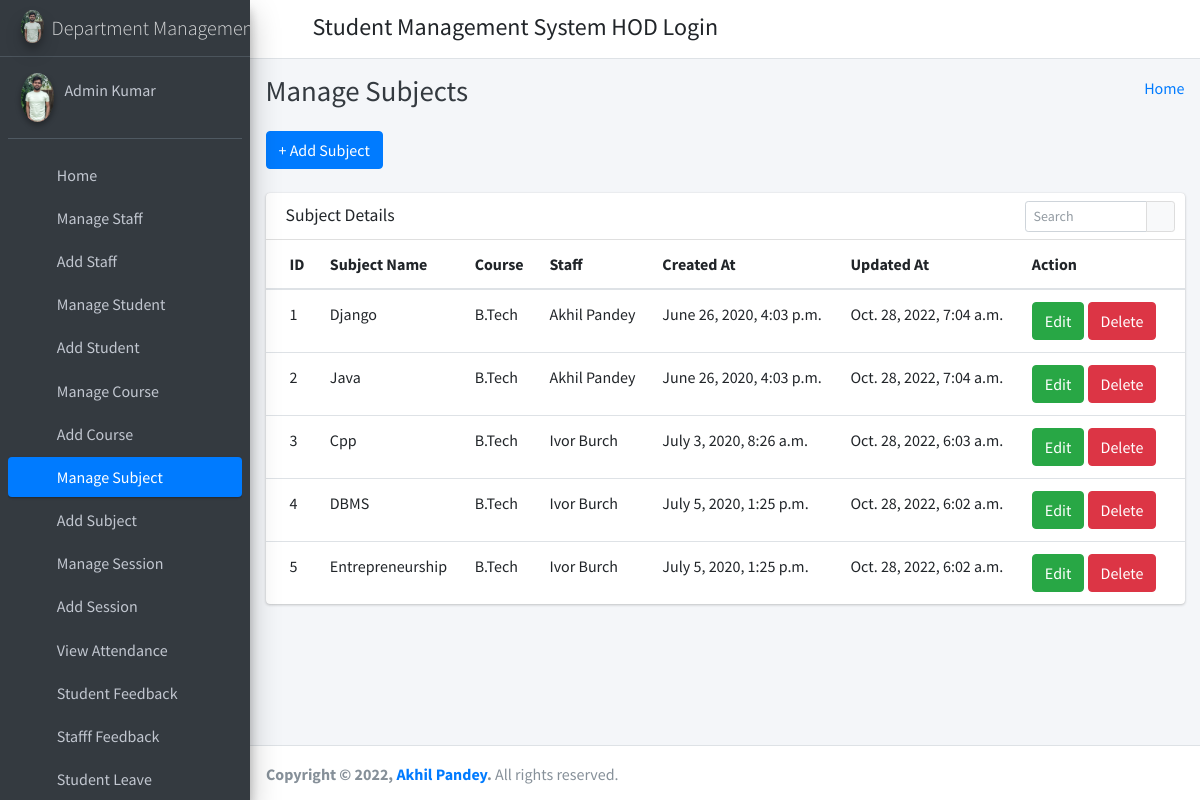
Screenshot of /manage_subject/ (signed in) with the database file from the repository.
### student_management_app/models.py (models this page shows)
class CustomUser(AbstractUser):
    user_type_data = ((1, "HOD"), (2, "Staff"), (3, "Student"))
    user_type = models.CharField(default=1, choices=user_type_data, max_length=10)

class Subjects(models.Model):
    id =models.AutoField(primary_key=True)
    subject_name = models.CharField(max_length=255)
    course_id = models.ForeignKey(Courses, on_delete=models.CASCADE, default=1) #need to give defauult course
    staff_id = models.ForeignKey(CustomUser, on_delete=models.CASCADE)
    created_at = models.DateTimeField(auto_now_add=True)
    updated_at = models.DateTimeField(auto_now=True)
    objects = models.Manager()

class Courses(models.Model):
    id = models.AutoField(primary_key=True)
    course_name = models.CharField(max_length=255)
    created_at = models.DateTimeField(auto_now_add=True)
    updated_at = models.DateTimeField(auto_now=True)
    objects = models.Manager()

### student_management_app/HodViews.py (the view)
# urls.py: path('manage_subject/', HodViews.manage_subject, name="manage_subject"),
def manage_subject(request):
    subjects = Subjects.objects.all()
    context = {
        "subjects": subjects
    }
    return render(request, 'hod_template/manage_subject_template.html', context)

### student_management_app/LoginCheckMiddleWare.py (called while the page is built, shortened)
    def process_view(self, request, view_func, view_args, view_kwargs):
        modulename = view_func.__module__
        user = request.user
        if user.is_authenticated:
            if user.user_type == "1":
                if modulename == "student_management_app.HodViews":
                    pass
                elif modulename == "student_management_app.views" or modulename == "django.views.static":
                    pass
                else:
                    return redirect("admin_home")
            else:
                return redirect("login")
        else:
            if request.path == reverse("login") or request.path == reverse("doLogin"):
                pass
            else:
                return redirect("login")

### student_management_app/templates/hod_template/manage_subject_template.html (shortened to what this page needs)
{% extends 'hod_template/base_template.html' %}
{% block page_title %}
    Manage Subjects
{% endblock page_title %}
{% block main_content %}
{% load static %}
<section class="content">
        <div class="container-fluid">
            <a class="btn btn-primary" href="{% url 'add_subject' %}" role="button">+ Add Subject</a> <br/>&nbsp;
            <div class="row">
                <div class="col-md-12">
                    <div class="card">
                        <div class="card-header">
                            <h3 class="card-title">Subject Details</h3>
                            <div class="card-tools">
                            <div class="input-group input-group-sm" style="width: 150px;">
                                <input type="text" name="table_search" class="form-control float-right" placeholder="Search">
                                <div class="input-group-append">
                                <button type="submit" class="btn btn-default"><i class="fas fa-search"></i></button>
                                </div>
                            </div>
                            </div>
                        </div>
                        <div class="card-body table-responsive p-0">
                            <table class="table table-hover text-nowrap">
                            <thead>
                                <tr>
                                <th>ID</th>
                                <th>Subject Name</th>
                                <th>Course</th>
                                <th>Staff</th>
                                <th>Created At</th>
                                <th>Updated At</th>
                                <th>Action</th>
                                </tr>
                            </thead>
                            <tbody>
                                {% for subject in subjects %}
                                <tr>
                                <td>{{ subject.id }}</td>
                                <td>{{ subject.subject_name }}</td>
                                <td>{{ subject.course_id.course_name }}</td>
                                <td>{{ subject.staff_id.first_name }} {{ subject.staff_id.last_name }}</td>
                                <td>{{ subject.created_at }}</td>
                                <td>{{ subject.updated_at }}</td>
                                <td>
                                    <a href="{% url 'edit_subject' subject.id %}" class="btn btn-success">Edit</a>
                                    <a href="{% url 'delete_subject' subject.id %}" class="btn btn-danger">Delete</a>
                                </td>
                                </tr>
                                {% endfor %}
                            </tbody>
                            </table>
                        </div>
                        </div>
                </div>
            </div>
        </div>
      </section>
  {% endblock main_content %}

### student_management_app/templates/hod_template/sidebar_template.html (shortened to what this page needs)
{% load static %}
<aside class="main-sidebar sidebar-dark-primary elevation-4">
      <a href="{% url 'admin_home' %}" class="brand-link">
        <img src="{% static 'dist/img/hero.jpg' %}" alt="AdminLTE Logo" class="brand-image img-circle elevation-3"
            style="opacity: .8">
        <span class="brand-text font-weight-light">Department Management</span>
      </a>
      <div class="sidebar">
        <div class="user-panel mt-3 pb-3 mb-3 d-flex">
          <div class="image">
            <img src="{% static 'dist/img/hero.jpg' %}" class="img-circle elevation-2" alt="User Image">
          </div>
          <div class="info">
            <a href="{% url 'admin_profile' %}" class="d-block">{{ user.first_name }} {{ user.last_name }}</a>
          </div>
        </div>
        <nav class="mt-2">
          <ul class="nav nav-pills nav-sidebar flex-column" data-widget="treeview" role="menu" data-accordion="false">
            <li class="nav-item">
              {% url 'admin_home' as admin_home %}
              <a href="{{ admin_home }}" class="nav-link {% if request.path == admin_home %} active {% endif %}">
                <i class="nav-icon fas fa-tachometer-alt"></i>
                <p>
                  Home
                </p>
              </a>
            </li>
            <li class="nav-item">
              {% url 'manage_staff' as manage_staff %}
              {% url 'edit_staff' staff_id=id as edit_staff %}
              <a href="{{ manage_staff }}" class="nav-link {% if request.path == manage_staff %} active {% endif %} {% if request.path == edit_staff %} active {% endif %}">
                <i class="nav-icon fas fa-chalkboard-teacher"></i>
                <p>
                  Manage Staff
                </p>
              </a>
            </li>
            <li class="nav-item">
              {% url 'add_staff' as add_staff %}
              <a href="{{ add_staff }}" class="nav-link {% if request.path == add_staff %} active {% endif %}">
                <i class="nav-icon fas fa-th"></i>
                <p>
                  Add Staff
                </p>
              </a>
            </li>
            <li class="nav-item">
              {% url 'manage_student' as manage_student %}
              {% url 'edit_student' student_id=id as edit_student %}
              <a href="{{ manage_student }}" class="nav-link {% if request.path == manage_student %} active {% endif %} {% if request.path == edit_student %} active {% endif %}">
                <i class="nav-icon fas fa-user-graduate"></i>
                <p>
                  Manage Student
                </p>
              </a>
            </li>
            <li class="nav-item">
              {% url 'add_student' as add_student %}
              <a href="{{ add_student }}" class="nav-link {% if request.path == add_student %} active {% endif %}">
                <i class="nav-icon fas fa-th"></i>
                <p>
                  Add Student
                </p>
              </a>
            </li>
            <li class="nav-item">
              {% url 'manage_course' as manage_course %}
              {% url 'edit_course' course_id=id as edit_course %}
              <a href="{{ manage_course }}" class="nav-link {% if request.path == manage_course %} active {% endif %} {% if request.path == edit_course %} active {% endif %}">
                <i class="nav-icon fas fa-chalkboard"></i>
                <p>
                  Manage Course
                </p>
              </a>
            </li>
            <li class="nav-item">
            {% url 'add_course' as add_course %}
              <a href="{{ add_course }}" class="nav-link {% if request.path == add_course %} active {% endif %}">
                <i class="nav-icon fas fa-th"></i>
                <p>
                  Add Course
                </p>
              </a>
            </li>
            <li class="nav-item">
              {% url 'manage_subject' as manage_subject %}
              {% url 'edit_subject' subject_id=id as edit_subject %}
              <a href="{{ manage_subject }}" class="nav-link {% if request.path == manage_subject %} active {% endif %} {% if request.path == edit_subject %} active {% endif %}">
                <i class="nav-icon fas fa-book"></i>
                <p>
                  Manage Subject
                </p>
              </a>
            </li>
            <li class="nav-item">
              {% url 'add_subject' as add_subject %}
              <a href="{{ add_subject }}" class="nav-link {% if request.path == add_subject %} active {% endif %}">
                <i class="nav-icon fas fa-th"></i>
                <p>
                  Add Subject
                </p>
              </a>
            </li>
            <li class="nav-item">
              {% url 'manage_session' as manage_session %}
              {% url 'edit_session' session_id=id as edit_session %}
              <a href="{{ manage_session }}" class="nav-link {% if request.path == manage_session %} active {% endif %} {% if request.path == edit_session %} active {% endif %}">
                <i class="nav-icon fas fa-graduation-cap"></i>
                <p>
                  Manage Session
                </p>
              </a>
            </li>
            <li class="nav-item">
              {% url 'add_session' as add_session %}
              <a href="{{ add_session }}" class="nav-link {% if request.path == add_session %} active {% endif %}">
                <i class="nav-icon fas fa-th"></i>
                <p>
                  Add Session
                </p>
              </a>
            </li>
            <li class="nav-item">
              {% url 'admin_view_attendance' as admin_view_attendance %}
              <a href="{{ admin_view_attendance }}" class="nav-link {% if request.path == admin_view_attendance %} active {% endif %}">
                <i class="nav-icon fas fa-calendar-alt"></i>
                <p>
                  View Attendance
                </p>
              </a>
            </li>
            <li class="nav-item">
              {% url 'student_feedback_message' as student_feedback_message %}
              <a href="{{ student_feedback_message }}" class="nav-link {% if request.path == student_feedback_message %} active {% endif %}">
                <i class="nav-icon fas fa-th"></i>
                <p>
                  Student Feedback
                </p>
              </a>
            </li>
            <li class="nav-item">
              {% url 'staff_feedback_message' as staff_feedback_message %}
              <a href="{{ staff_feedback_message }}" class="nav-link {% if request.path == staff_feedback_message %} active {% endif %}">
                <i class="nav-icon fas fa-th"></i>
                <p>
                  Stafff Feedback
                </p>
              </a>
            </li>
            <li class="nav-item">
              {% url 'student_leave_view' as student_leave_view %}
              <a href="{{ student_leave_view }}" class="nav-link {% if request.path == student_leave_view %} active {% endif %}">
                <i class="nav-icon fas fa-th"></i>
                <p>
                  Student Leave
                </p>
              </a>
            </li>
          </ul>
        </nav>
      </div>
    </aside>

### rows the page displays
CustomUser: first_name "Admin", last_name "Kumar"
Subjects: id "1", subject_name "Django", course_id.course_name "B.Tech", staff_id.first_name "Akhil", staff_id.last_name "Pandey", created_at "June 26, 2020, 4:03 p.m.", updated_at "Oct. 28, 2022, 7:04 a.m."
Subjects: id "2", subject_name "Java", course_id.course_name "B.Tech", staff_id.first_name "Akhil", staff_id.last_name "Pandey", created_at "June 26, 2020, 4:03 p.m.", updated_at "Oct. 28, 2022, 7:04 a.m."
Subjects: id "3", subject_name "Cpp", course_id.course_name "B.Tech", staff_id.first_name "Ivor", staff_id.last_name "Burch", created_at "July 3, 2020, 8:26 a.m.", updated_at "Oct. 28, 2022, 6:03 a.m."
Subjects: id "4", subject_name "DBMS", course_id.course_name "B.Tech", staff_id.first_name "Ivor", staff_id.last_name "Burch", created_at "July 5, 2020, 1:25 p.m.", updated_at "Oct. 28, 2022, 6:02 a.m."
Subjects: id "5", subject_name "Entrepreneurship", course_id.course_name "B.Tech", staff_id.first_name "Ivor", staff_id.last_name "Burch", created_at "July 5, 2020, 1:25 p.m.", updated_at "Oct. 28, 2022, 6:02 a.m."
